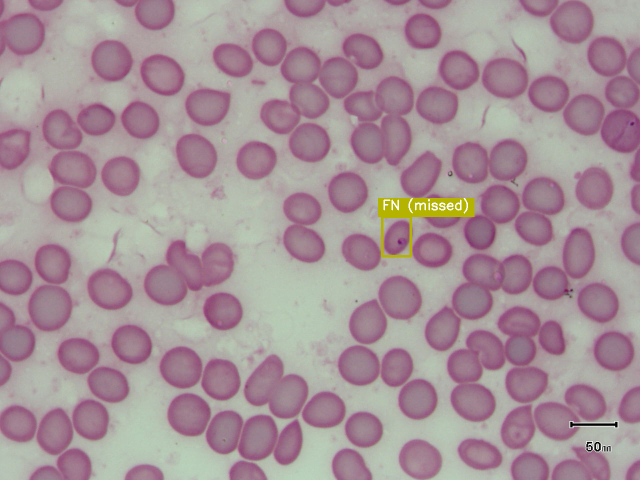
#> input picture luaran/hand_created/papers/images/detection_errors/error_3_iml_lifecycle_PA171934.png, 1280 x 960 px (shown at 1/2 size); its folder holds only this picture in this run
$ python -i image_utils.py   (imports and definitions only)   (older library calls are emulated)
#> lines starting #> are read from the running program, lines starting #| are printed output that depends on the picture
#> further down, picture is the input picture: shape (960, 1280, 3); mean B, G, R 151.6, 144.9, 165.7
#!/usr/bin/env python3
"""
Image processing utility functions for malaria detection
Author: Malaria Detection Team
Date: 2024
"""

import cv2
import numpy as np
import pandas as pd
from pathlib import Path
from typing import Tuple, List, Optional, Dict, Any
from PIL import Image, ImageEnhance, ImageFilter
import matplotlib.pyplot as plt
from sklearn.metrics import confusion_matrix
import seaborn as sns


# [152 lines left out: functions load_image, save_image, resize_image, pad_image_to_square, resize_and_pad, not called in this run]


def enhance_image_quality(image: np.ndarray,
                         enhance_contrast: bool = True,
                         enhance_sharpness: bool = True,
                         denoise: bool = True) -> np.ndarray:
    """
    Enhance image quality

    Args:
        image: Input image
        enhance_contrast: Whether to enhance contrast
        enhance_sharpness: Whether to enhance sharpness
        denoise: Whether to apply denoising

    Returns:
        Enhanced image
    """
#> called with enhance_contrast = True, enhance_sharpness = True, denoise = True

    enhanced = image.copy()

    # Convert to LAB color space for better contrast enhancement
    if len(enhanced.shape) == 3:
        lab = cv2.cvtColor(enhanced, cv2.COLOR_BGR2LAB)
#> lab: shape (960, 1280, 3); mean of channels 0, 1, 2 158.7, 137.3, 127.4
        l_channel, a_channel, b_channel = cv2.split(lab)
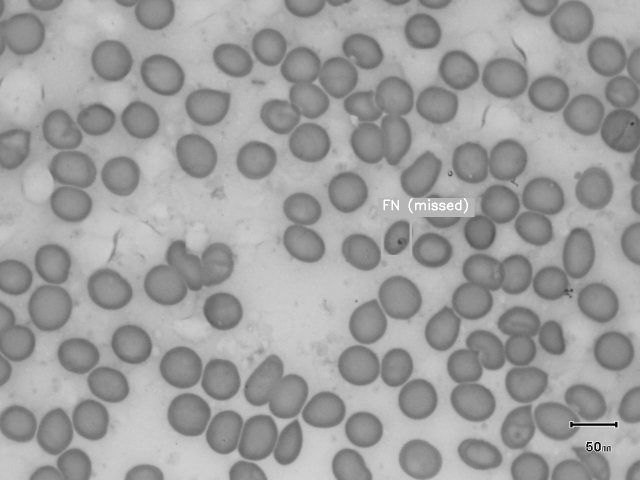
#> l_channel: shape (960, 1280) (shown at 1/2 size); min 0, max 255, mean 158.7
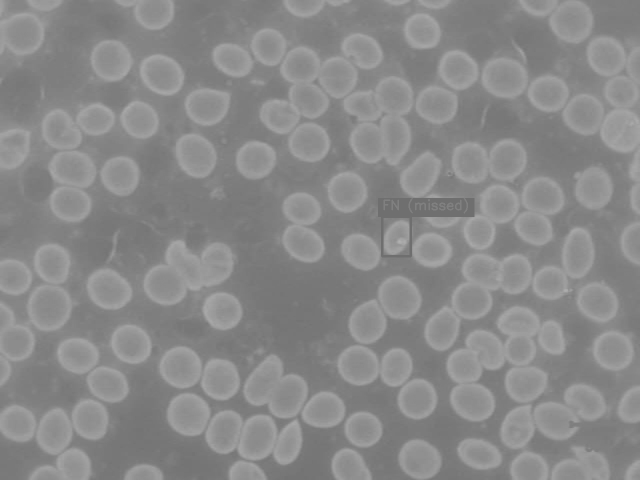
#> a_channel: shape (960, 1280) (shown at 1/2 size); min 111, max 177, mean 137.3
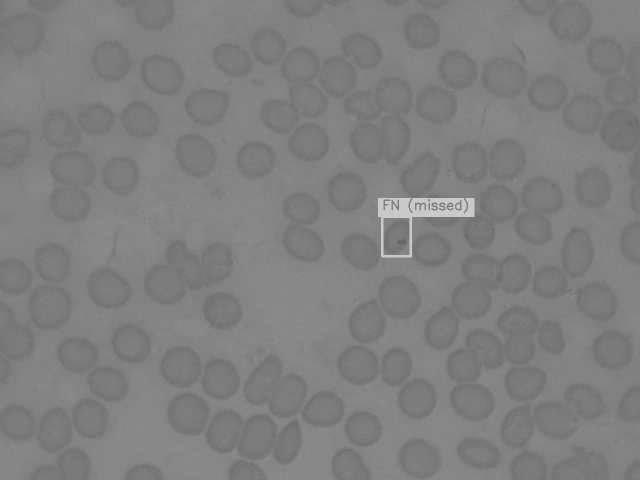
#> b_channel: shape (960, 1280) (shown at 1/2 size); min 101, max 201, mean 127.4

        # Apply CLAHE to L channel
        if enhance_contrast:
            clahe = cv2.createCLAHE(clipLimit=2.0, tileGridSize=(8, 8))
            l_channel = clahe.apply(l_channel)
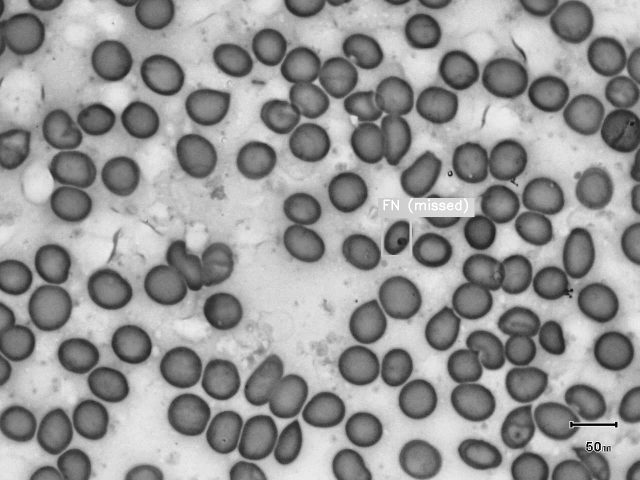
#> l_channel: shape (960, 1280) (shown at 1/2 size); min 1, max 255, mean 150.5

        # Merge channels and convert back
        enhanced_lab = cv2.merge([l_channel, a_channel, b_channel])
#> enhanced_lab: shape (960, 1280, 3); mean of channels 0, 1, 2 150.5, 137.3, 127.4
        enhanced = cv2.cvtColor(enhanced_lab, cv2.COLOR_LAB2BGR)
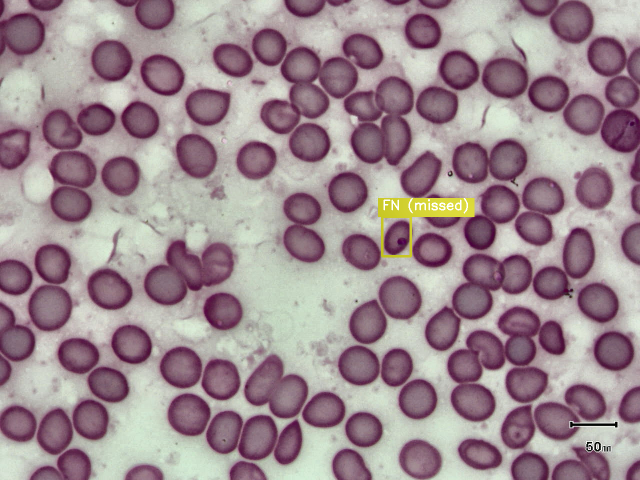
#> enhanced: shape (960, 1280, 3) (shown at 1/2 size); mean B, G, R 144.4, 138.1, 157.7

        # Denoising
        if denoise:
            enhanced = cv2.fastNlMeansDenoisingColored(enhanced, None, 10, 10, 7, 21)

    else:
        # Grayscale image
        if enhance_contrast:
            clahe = cv2.createCLAHE(clipLimit=2.0, tileGridSize=(8, 8))
            enhanced = clahe.apply(enhanced)

        if denoise:
            enhanced = cv2.fastNlMeansDenoising(enhanced)

    # Sharpening
    if enhance_sharpness:
        kernel = np.array([[-1,-1,-1],
                          [-1, 9,-1],
                          [-1,-1,-1]])
        enhanced = cv2.filter2D(enhanced, -1, kernel)

    return enhanced


# [349 lines left out: functions calculate_image_quality_metrics, detect_edges, find_contours_and_features, create_image_grid, create_confusion_matrix_plot, batch_process_images and 1 more, not called in this run]

>>> import cv2
>>> picture = cv2.imread('../../../luaran/hand_created/papers/images/detection_errors/error_3_iml_lifecycle_PA171934.png')
>>> result = enhance_image_quality(picture)
